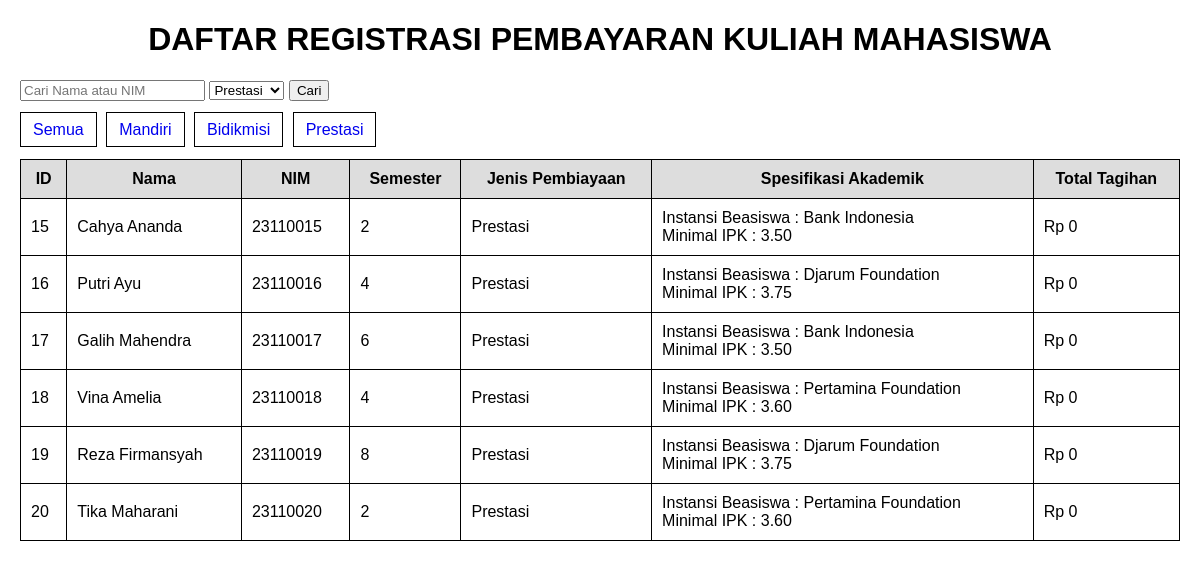
Screenshot of /index.php?jenis=Prestasi with the database file from the repository.
### tables this page shows
CREATE TABLE `tabel_mahasiswa` (
  `id_mahasiswa` int NOT NULL,
  `nama_mahasiswa` varchar(100) NOT NULL,
  `nim` varchar(20) NOT NULL,
  `semester` int NOT NULL,
  `tarif_ukt_nominal` decimal(12,2) NOT NULL,
  `jenis_pembiayaan` enum('Mandiri','Bidikmisi','Prestasi') NOT NULL,
  `golongan_ukt` varchar(10) DEFAULT NULL,
  `nama_wali` varchar(100) DEFAULT NULL,
  `nomor_kip_kuliah` varchar(30) DEFAULT NULL,
  `dana_saku_subsidi` decimal(12,2) DEFAULT NULL,
  `nama_instansi_beasiswa` varchar(100) DEFAULT NULL,
  `minimal_ipk_syarat` decimal(3,2) DEFAULT NULL
);

### index.php (called while the page is built)
<?php
require_once __DIR__ . "/views/daftar_mahasiswa.php";
?>

### classes/Mahasiswa.php (called while the page is built, shortened)
<?php
abstract class Mahasiswa
{
    public function __construct(
        $id_mahasiswa,
        $nama_mahasiswa,
        $nim,
        $semester,
        $tarifUktNominal
    ) {
        $this->tarifUktNominal = $tarifUktNominal;
    }
}

### views/daftar_mahasiswa.php (the view, shortened to what this page needs)
<?php
require_once __DIR__ . "/../database/koneksi.php";
require_once __DIR__ . "/../classes/Mahasiswa.php";
require_once __DIR__ . "/../classes/MahasiswaPrestasi.php";
$jenis = $_GET['jenis'] ?? '';
$cari  = $_GET['cari'] ?? '';
$sql = "SELECT * FROM tabel_mahasiswa WHERE 1=1";
if ($jenis != '') {
    $sql .= " AND jenis_pembiayaan = '$jenis'";
}
$data = $koneksi->query($sql);
?>
<!DOCTYPE html>
<html>
<head>
</head>
<body>
<h1>DAFTAR REGISTRASI PEMBAYARAN KULIAH MAHASISWA</h1>
<form method="GET">
    <input
        type="text"
        name="cari"
        placeholder="Cari Nama atau NIM"
        value="<?= htmlspecialchars($cari) ?>"
    >
    <select name="jenis">
        <option value="Prestasi"
            <?= ($jenis == 'Prestasi') ? 'selected' : '' ?>>
            Prestasi
        </option>
    </select>
    <button type="submit">Cari</button>
</form>
<div class="menu">
    <a href="index.php">Semua</a>
    <a href="index.php?jenis=Mandiri">Mandiri</a>
    <a href="index.php?jenis=Bidikmisi">Bidikmisi</a>
    <a href="index.php?jenis=Prestasi">Prestasi</a>
</div>
<table>
<tr>
    <th>ID</th>
    <th>Nama</th>
    <th>NIM</th>
    <th>Semester</th>
    <th>Jenis Pembiayaan</th>
    <th>Spesifikasi Akademik</th>
    <th>Total Tagihan</th>
</tr>
<?php
while($row = $data->fetch(PDO::FETCH_ASSOC))
{
    if($row['jenis_pembiayaan'] == 'Mandiri')
    {
        $mhs = new MahasiswaMandiri(
            $row['id_mahasiswa'],
            $row['nama_mahasiswa'],
            $row['nim'],
            $row['semester'],
            $row['tarif_ukt_nominal'],
            $row['golongan_ukt'],
            $row['nama_wali']
        );
    }
    else
    {
        $mhs = new MahasiswaPrestasi(
            $row['id_mahasiswa'],
            $row['nama_mahasiswa'],
            $row['nim'],
            $row['semester'],
            $row['tarif_ukt_nominal'],
            $row['nama_instansi_beasiswa'],
            $row['minimal_ipk_syarat']
        );
    }
?>
<tr>
    <td><?= $row['id_mahasiswa']; ?></td>
    <td><?= $row['nama_mahasiswa']; ?></td>
    <td><?= $row['nim']; ?></td>
    <td><?= $row['semester']; ?></td>
    <td><?= $row['jenis_pembiayaan']; ?></td>
    <td><?= $mhs->tampilkanSpesifikasiAkademik(); ?></td>
    <td>
        Rp <?= number_format($mhs->hitungTagihanSemester(),0,',','.'); ?>
    </td>
</tr>
<?php } ?>
</table>
</body>
</html>

### classes/MahasiswaPrestasi.php (shortened to what this page needs)
<?php
require_once "Mahasiswa.php";
class MahasiswaPrestasi extends Mahasiswa
{
    protected $namaInstansiBeasiswa;
    protected $minimalIpkSyarat;
    public function __construct(
        $id_mahasiswa,
        $nama_mahasiswa,
        $nim,
        $semester,
        $tarifUktNominal,
        $namaInstansiBeasiswa,
        $minimalIpkSyarat
    ) {
        $this->namaInstansiBeasiswa = $namaInstansiBeasiswa;
        $this->minimalIpkSyarat = $minimalIpkSyarat;
    }
    public function hitungTagihanSemester()
    {
    return $this->tarifUktNominal * 0.25;
    }
    public function tampilkanSpesifikasiAkademik()
    {
        return "Instansi Beasiswa : $this->namaInstansiBeasiswa
                <br>Minimal IPK : $this->minimalIpkSyarat";
    }
}

### views/daftar_mahasiswa.php (style rules this page uses)
body { font-family: Arial, sans-serif; margin:20px; }
h1 { text-align:center; }
table { width:100%; border-collapse:collapse; margin-top:20px; }
th, td { border:1px solid black; padding:10px; }
th { background:#ddd; }
.menu { margin-top:15px; margin-bottom:15px; }
.menu a { text-decoration:none; border:1px solid black; padding:8px 12px; margin-right:5px; }
form { margin-bottom:20px; }

### rows the page displays
tabel_mahasiswa: id_mahasiswa "15", nama_mahasiswa "Cahya Ananda", nim "23110015", semester "2", jenis_pembiayaan "Prestasi", nama_instansi_beasiswa "Bank Indonesia", minimal_ipk_syarat "3.50", tarif_ukt_nominal "0"
tabel_mahasiswa: id_mahasiswa "16", nama_mahasiswa "Putri Ayu", nim "23110016", semester "4", jenis_pembiayaan "Prestasi", nama_instansi_beasiswa "Djarum Foundation", minimal_ipk_syarat "3.75", tarif_ukt_nominal "0"
tabel_mahasiswa: id_mahasiswa "17", nama_mahasiswa "Galih Mahendra", nim "23110017", semester "6", jenis_pembiayaan "Prestasi", nama_instansi_beasiswa "Bank Indonesia", minimal_ipk_syarat "3.50", tarif_ukt_nominal "0"
tabel_mahasiswa: id_mahasiswa "18", nama_mahasiswa "Vina Amelia", nim "23110018", semester "4", jenis_pembiayaan "Prestasi", nama_instansi_beasiswa "Pertamina Foundation", minimal_ipk_syarat "3.60", tarif_ukt_nominal "0"
tabel_mahasiswa: id_mahasiswa "19", nama_mahasiswa "Reza Firmansyah", nim "23110019", semester "8", jenis_pembiayaan "Prestasi", nama_instansi_beasiswa "Djarum Foundation", minimal_ipk_syarat "3.75", tarif_ukt_nominal "0"
tabel_mahasiswa: id_mahasiswa "20", nama_mahasiswa "Tika Maharani", nim "23110020", semester "2", jenis_pembiayaan "Prestasi", nama_instansi_beasiswa "Pertamina Foundation", minimal_ipk_syarat "3.60", tarif_ukt_nominal "0"
